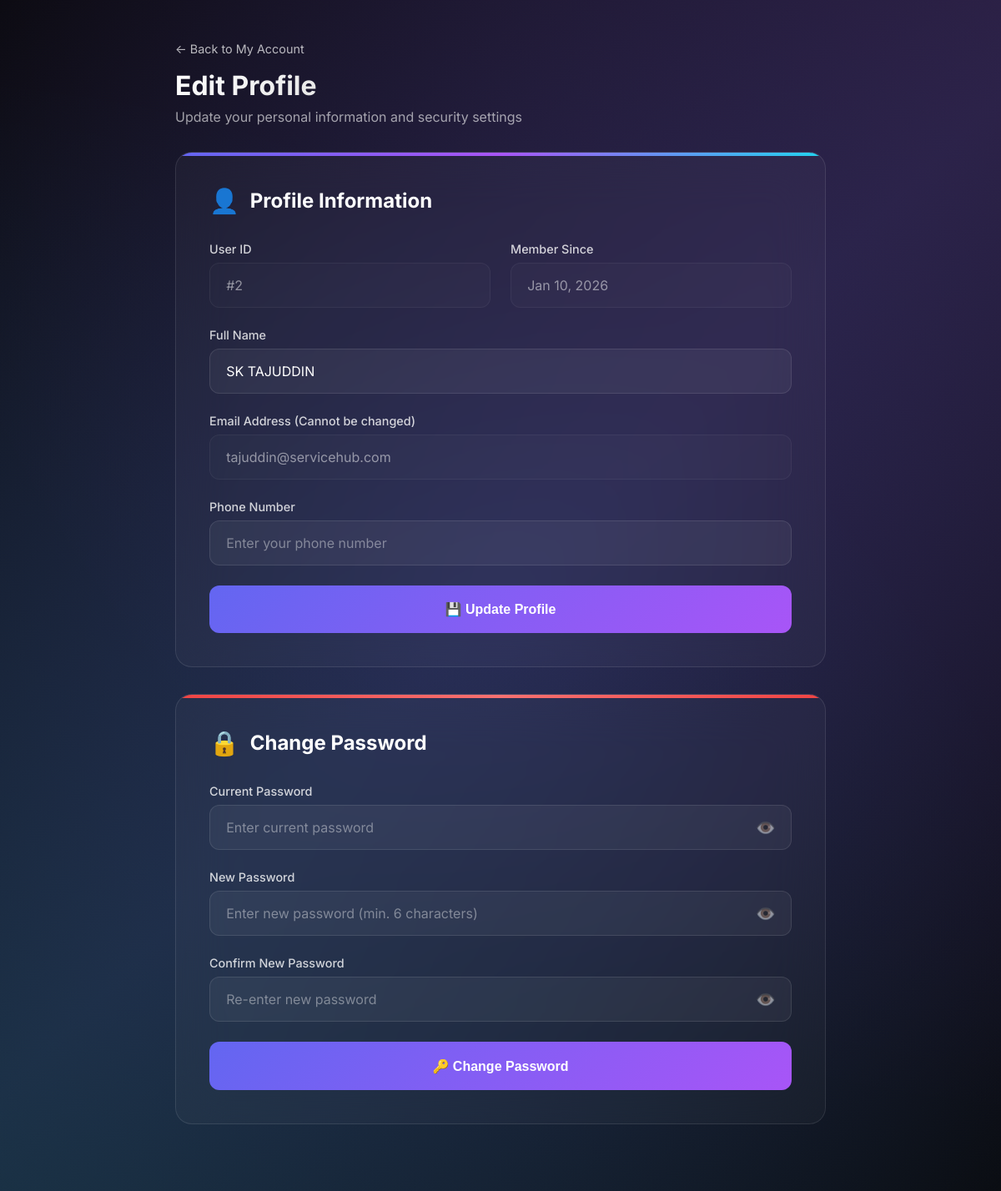
The page /consumer/profile.php (signed in) on the database as committed earlier.
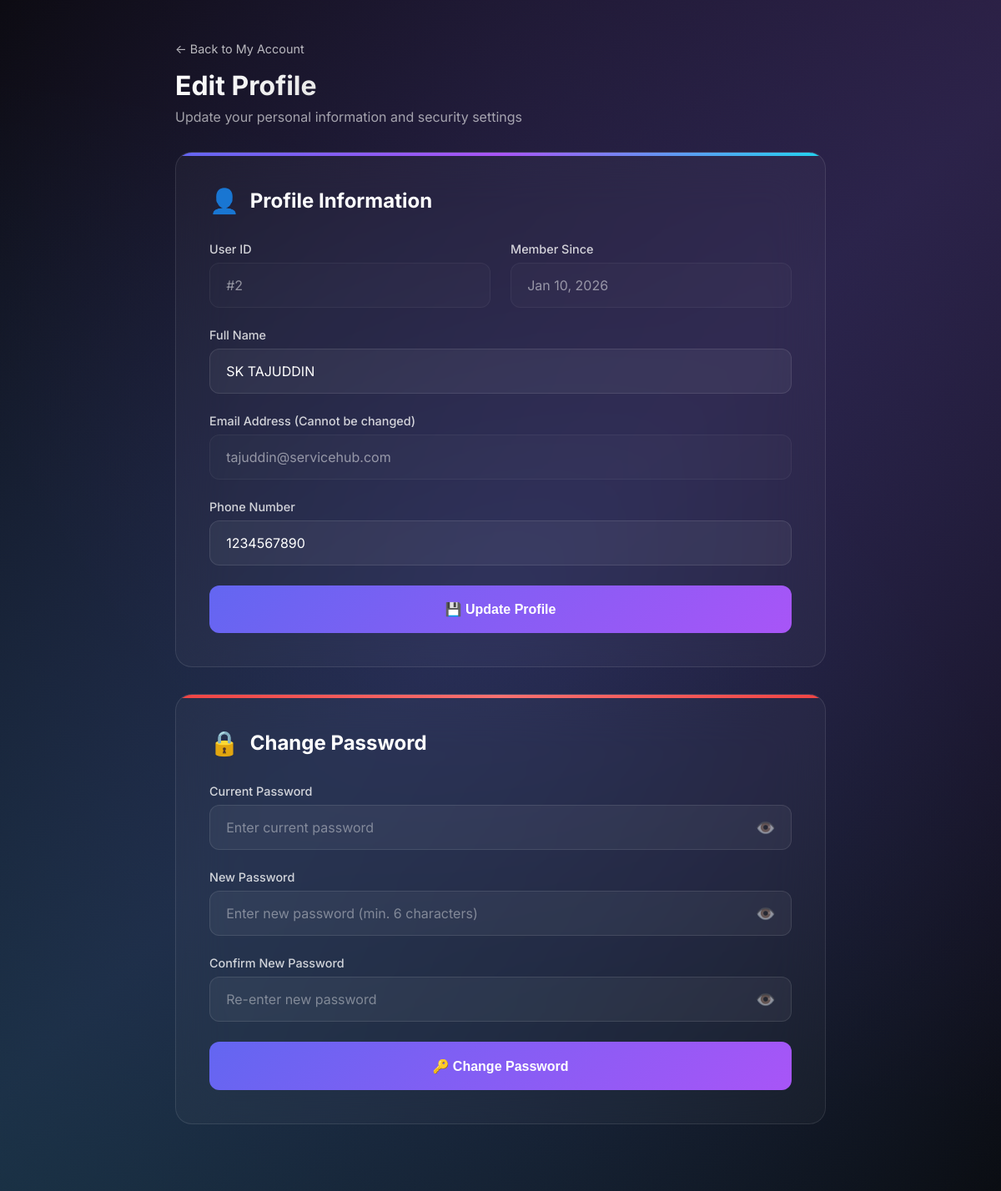
The same page on the database as committed later.
### tables this page shows
CREATE TABLE `users` (
  `user_id` int(11) NOT NULL,
  `name` varchar(100) NOT NULL,
  `email` varchar(100) NOT NULL,
  `phone` varchar(15) DEFAULT NULL,
  `password` varchar(255) NOT NULL,
  `role` enum('consumer','provider','admin') NOT NULL,
  `status` tinyint(4) DEFAULT 1,
  `created_at` timestamp NOT NULL DEFAULT current_timestamp(),
  `is_active` tinyint(1) NOT NULL DEFAULT 1
);

### consumer/profile.php (the view, shortened to what this page needs)
<?php
require_once dirname(__DIR__) . "/config/db.php";
$userId = $_SESSION['user_id'];
$stmt = $conn->prepare("
    SELECT user_id, name, email, phone, password, created_at
    FROM users
    WHERE user_id = ?
");
$stmt->bind_param("i", $userId);
$stmt->execute();
$user = $stmt->get_result()->fetch_assoc();
?>
<!DOCTYPE html>
<html lang="en">
<head>
</head>
<body>
<div class="bg-gradient"></div>
<div class="container">
    <div class="page-header">
        <a href="account.php" class="back-link">← Back to My Account</a>
        <h1>Edit Profile</h1>
        <p>Update your personal information and security settings</p>
    </div>
    <div class="form-card">
        <div class="card-header">
            <span class="card-icon">👤</span>
            <h2>Profile Information</h2>
        </div>
        <form method="POST">
            <div class="form-grid">
                <div class="form-group">
                    <label class="form-label">User ID</label>
                    <input type="text" class="form-input" value="#<?= $user['user_id'] ?>" readonly>
                </div>
                <div class="form-group">
                    <label class="form-label">Member Since</label>
                    <input type="text" class="form-input" value="<?= date('M d, Y', strtotime($user['created_at'])) ?>" readonly>
                </div>
            </div>
            <div class="form-group">
                <label class="form-label">Full Name</label>
                <input type="text" name="name" class="form-input" value="<?= htmlspecialchars($user['name']) ?>" required placeholder="Enter your full name">
            </div>
            <div class="form-group">
                <label class="form-label">Email Address (Cannot be changed)</label>
                <input type="email" class="form-input" value="<?= htmlspecialchars($user['email']) ?>" readonly>
            </div>
            <div class="form-group">
                <label class="form-label">Phone Number</label>
                <input type="tel" name="phone" class="form-input" value="<?= htmlspecialchars($user['phone']) ?>" placeholder="Enter your phone number" pattern="[0-9]{10}" maxlength="10">
            </div>
            <button type="submit" class="btn-primary">
                💾 Update Profile
            </button>
        </form>
    </div>
    <div class="form-card password-card">
        <div class="card-header">
            <span class="card-icon">🔒</span>
            <h2>Change Password</h2>
        </div>
        <form method="POST" id="passwordForm">
            <div class="form-group">
                <label class="form-label">Current Password</label>
                <div class="password-wrapper">
                    <input type="password" name="old_password" id="oldPassword" class="form-input" required placeholder="Enter current password">
                    <button type="button" class="password-toggle" onclick="togglePassword('oldPassword', this)">
                        <span>👁️</span>
                    </button>
                </div>
            </div>
            <div class="form-group">
                <label class="form-label">New Password</label>
                <div class="password-wrapper">
                    <input type="password" name="new_password" id="newPassword" class="form-input" required placeholder="Enter new password (min. 6 characters)" minlength="6">
                    <button type="button" class="password-toggle" onclick="togglePassword('newPassword', this)">
                        <span>👁️</span>
                    </button>
                </div>
            </div>
            <div class="form-group">
                <label class="form-label">Confirm New Password</label>
                <div class="password-wrapper">
                    <input type="password" name="confirm_password" id="confirmPassword" class="form-input" required placeholder="Re-enter new password">
                    <button type="button" class="password-toggle" onclick="togglePassword('confirmPassword', this)">
                        <span>👁️</span>
                    </button>
                </div>
            </div>
            <button type="submit" class="btn-primary">
                🔑 Change Password
            </button>
        </form>
    </div>
</div>
</body>
</html>

Rows that differ between the two databases and show on the page:
changed users "SK TAJUDDIN": phone (not shown) → "1234567890"
